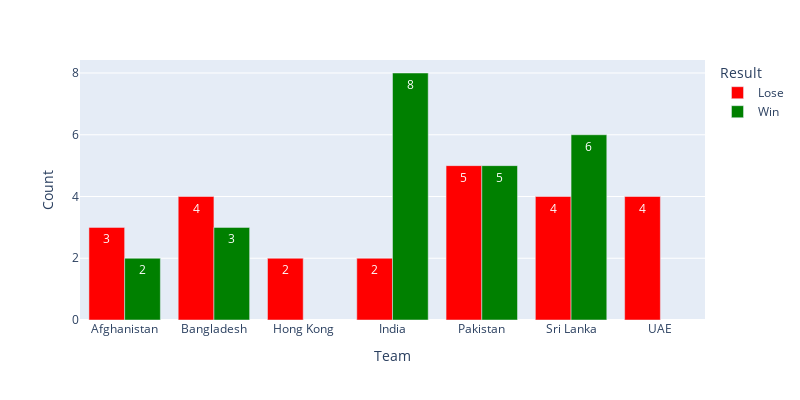

The cell this chart's notebook holds for it:
### Code cell
#Graphical representation
fig=px.bar(df_T20_group, x='Team',y='Count', color='Result', barmode='group',text_auto=True,color_discrete_map={'Win': 'green', 'Lose': 'red'})
fig.update_layout(width=800,height=400)
fig.show()

### Figure 1 — Plotly figure (JSON) as saved in the notebook; plotly's stock layout.template omitted (floating-point values rounded to 4 significant figures)
{"data": [{"alignmentgroup": "True", "hovertemplate": "Result=Lose<br>Team=%{x}<br>Count=%{y}<extra></extra>", "legendgroup": "Lose", "marker": {"color": "red", "pattern": {"shape": ""}}, "name": "Lose", "offsetgroup": "Lose", "orientation": "v", "showlegend": true, "textposition": "auto", "texttemplate": "%{y}", "type": "bar", "x": ["Afghanistan", "Bangladesh", "Hong Kong", "India", "Pakistan", "Sri Lanka", "UAE"], "xaxis": "x", "y": [3, 4, 2, 2, 5, 4, 4], "yaxis": "y"}, {"alignmentgroup": "True", "hovertemplate": "Result=Win<br>Team=%{x}<br>Count=%{y}<extra></extra>", "legendgroup": "Win", "marker": {"color": "green", "pattern": {"shape": ""}}, "name": "Win", "offsetgroup": "Win", "orientation": "v", "showlegend": true, "textposition": "auto", "texttemplate": "%{y}", "type": "bar", "x": ["Afghanistan", "Bangladesh", "India", "Pakistan", "Sri Lanka"], "xaxis": "x", "y": [2, 3, 8, 5, 6], "yaxis": "y"}], "layout": {"barmode": "group", "height": 400, "legend": {"title": {"text": "Result"}, "tracegroupgap": 0}, "margin": {"t": 60}, "width": 800, "xaxis": {"anchor": "y", "domain": [0, 1], "title": {"text": "Team"}}, "yaxis": {"anchor": "x", "domain": [0, 1], "title": {"text": "Count"}}}}
